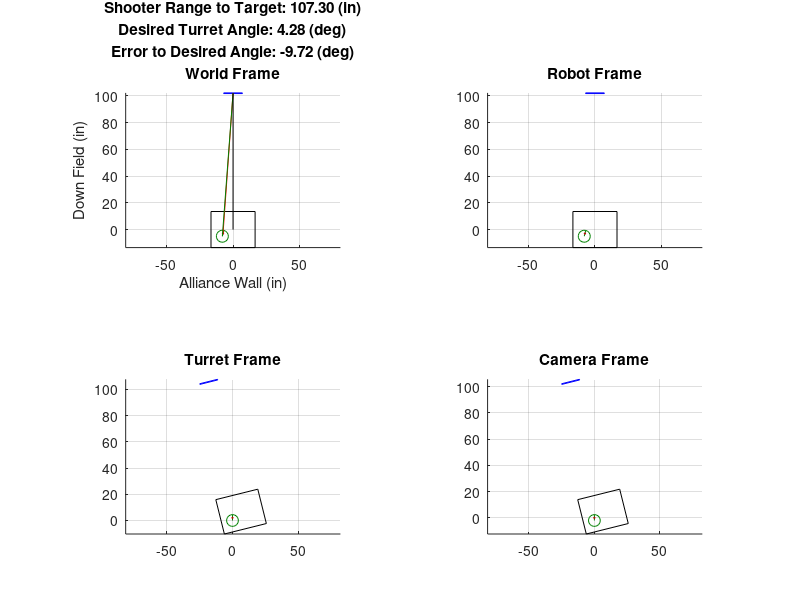

The MATLAB source for this figure:
%% These routines illustrates the mapping of camera detections into the world coordinate frame
% @author AJN

function IllustrateCoordinateTransforms
    %% Define the robot information
    robot = struct('pos', [0, 00],...        % in [DR, CR]
                   'yaw', 0 * pi/180,...    % rad
                   'size', [27 33]);        % in [length, width]

    turret = struct('pos', [-5, -8],...      % in [DR, CR]   (translation from robot base pos
                    'yaw', 14 * pi/180,...   % rad (rotation from robot base yaw)
                    'size', 4.5);           % in radius of turret

    camera = struct('pos', [2, 0],...   % in [DR, CR] (translation from turret pos)
                    'yaw', 0 * pi/180,...   % rad (rotation of camera pointing direction from turret forward direction)
                    'size', [0.5, 1]);      % in [length, width]

	%% Define the target information
    target = struct('pos', [102 0],...             % in [DR, CR]
                    'yaw', 0* pi/180,...           % rad
                    'size', [0.5, 2 + 12 +2]);      % in [length, width]
                
	%% Create the figure to draw evertying on
    hf = clf(figure(1));
    ax(1) = subplot(2,2,1, 'Parent', hf);
    xlabel('Alliance Wall (in)')
    ylabel('Down Field (in)');
    
    ax(2) = subplot(2,2,2, 'Parent', hf);
    title(ax(2), 'Robot Frame');
    
    ax(3) = subplot(2,2,3, 'Parent', hf);
    title(ax(3), 'Turret Frame');
    
    ax(4) = subplot(2,2,4, 'Parent', hf);
    title(ax(4), 'Camera Frame');
    
    for n = 1:length(ax)
        hold(ax(n), 'all');
        grid(ax(n), 'on');
        axis(ax(n), 'equal');
    end
    
    %% Draw the robot
	[r,t,c] = DrawScene(ax(1), robot, turret, camera);
    DrawRobotFrame(ax(2), robot, turret, camera, target);
    DrawTurretFrame(ax(3), robot, turret, camera, target);
    DrawCameraFrame(ax(4), robot, turret, camera, target);
    
    %% Draw the target
    tgt = DrawTarget(ax, target);
    
    %% Draw a ray from the origin of the 3 coordinate frames to the target
    plot(ax(1), [c(2) tgt(2)], [c(1) tgt(1)], 'r')
    plot(ax(1), [t(2) tgt(2)], [t(1) tgt(1)], 'Color', [0 0.5 0])
    plot(ax(1), [r(2) tgt(2)], [r(1) tgt(1)], 'k')
        
    %% Compute the measurements from the camera to the target
    dP = tgt - c;
    range = norm(dP);
    angle = wrapPi(atan2(dP(2), dP(1)) - (camera.yaw + turret.yaw + robot.yaw));
    
%     str = {sprintf('Range to Target: %0.2f (in)', range),...
%            sprintf('Angle to Target: %0.2f (deg)', angle*180/pi),...
%            'World Frame'};
% 	title(ax(1), str)
    
    %% Get the world coord of the target based on the measurement
    tgtX_inCamFrame = range*cos(angle);
    tgtY_inCamFrame = range*sin(angle);
    [tgtX, tgtY] = rotateFrom(tgtX_inCamFrame, tgtY_inCamFrame, camera);
    [tgtX, tgtY] = rotateFrom(tgtX, tgtY, turret);
    [tgtX, tgtY] = rotateFrom(tgtX, tgtY, robot);
    
    error = norm( tgt - [tgtX tgtY]);
    fprintf('Mapping position error: %0.2f (in)\n', error);
    
    %% Convert the target position into the turret frame
    [tgtX_inTurtFrame, tgtY_inTurtFrame] = rotateTo(tgtX, tgtY, robot);
    [tgtX_inTurtFrame, tgtY_inTurtFrame] = rotateTo(tgtX_inTurtFrame, tgtY_inTurtFrame, turret);
    
    turretRangeToTarget = norm([tgtX_inTurtFrame, tgtY_inTurtFrame]);
    turretAngleToTarget = atan2(tgtY_inTurtFrame, tgtX_inTurtFrame);
    
    dP = tgt - t;
    gtTurretAngle = wrapPi(atan2(dP(2), dP(1)) - (turret.yaw + robot.yaw));
    fprintf('Desired Turret Angle Error: %0.2f (deg)\n', (turretAngleToTarget - gtTurretAngle) * 180/pi)
        
    
    str = {sprintf('Shooter Range to Target: %0.2f (in)', turretRangeToTarget),...
           sprintf('Desired Turret Angle: %0.2f (deg)', ((turretAngleToTarget + turret.yaw))*180/pi),...
           sprintf('Error to Desired Angle: %0.2f (deg)', ((turretAngleToTarget + turret.yaw) -turret.yaw)*180/pi),...
           'World Frame'};
	title(ax(1), str)
    
    
end

function [r, t, c] = DrawScene(ax, robot, turret, camera)
    
    % Draw a square for the robot base
    baseX = robot.size(1)*[1/2 1/2 -1/2 -1/2 1/2];
    baseY = robot.size(2)*[1/2 -1/2 -1/2 1/2 1/2];
    
    [robotX, robotY] = rotateFrom(baseX, baseY, robot);
    r = robot.pos;
    
    plot(ax(1), robotY, robotX, 'k');

    % Draw a circle for the turret
    ang = linspace(0, 2*pi, 20);
    baseX = turret.size*[0 cos(ang)];
    baseY = turret.size*[0 sin(ang)];
    
    [tXinRobotFrame, tYinRobotFrame] = rotateFrom(baseX, baseY, turret);
    
    [turretX, turretY] = rotateFrom(tXinRobotFrame, tYinRobotFrame, robot);
    [t(1), t(2)] = rotateFrom(turret.pos(1), turret.pos(2), robot);
    
    plot(ax(1), turretY, turretX, 'Color', [0 0.5 0]);
    
    % Draw a square for the camera
    baseX = camera.size(1)*[1/2 1/2 -1/2 -1/2 1/2 nan [1/2 1/2 0 0 1/2]+1/2];
    baseY = camera.size(2)*[1/2 -1/2 -1/2 1/2 1/2 nan 1/5 -1/5 -1/5 1/5 1/5];
    
    [cXinTurretFrame, cYinTurretFrame] = rotateFrom(baseX, baseY, camera);
    
    [cXinRobotFrame, cYinRobotFrame] = rotateFrom(cXinTurretFrame, cYinTurretFrame, turret);
    
    [cameraX, cameraY] = rotateFrom(cXinRobotFrame, cYinRobotFrame, robot);
    [c(1), c(2)] = rotateFrom(camera.pos(1), camera.pos(2), turret);
    [c(1), c(2)] = rotateFrom(c(1), c(2), robot);
    
    plot(ax(1), cameraY, cameraX, 'Color', [0.75 0 0]);
    
end

function DrawRobotFrame(ax, robot, turret, camera, target)
    
    % Draw a square for the robot base
    baseX = robot.size(1)*[1/2 1/2 -1/2 -1/2 1/2];
    baseY = robot.size(2)*[1/2 -1/2 -1/2 1/2 1/2];
    
    plot(ax(1), baseY, baseX, 'k');

    % Draw a circle for the turret
    ang = linspace(0, 2*pi, 20);
    baseX = turret.size*[0 cos(ang)];
    baseY = turret.size*[0 sin(ang)];
    
    [turretX, turretY] = rotateFrom(baseX, baseY, turret);
    
    plot(ax(1), turretY, turretX, 'Color', [0 0.5 0]);
    
    % Draw a square for the camera
    baseX = camera.size(1)*[1/2 1/2 -1/2 -1/2 1/2 nan [1/2 1/2 0 0 1/2]+1/2];
    baseY = camera.size(2)*[1/2 -1/2 -1/2 1/2 1/2 nan 1/5 -1/5 -1/5 1/5 1/5];
    
    [cXinTurretFrame, cYinTurretFrame] = rotateFrom(baseX, baseY, camera);
    
    [cameraX, cameraY] = rotateFrom(cXinTurretFrame, cYinTurretFrame, turret);
    
    plot(ax(1), cameraY, cameraX, 'Color', [0.75 0 0]);
    
    % Draw the target
    baseX = target.size(1)*[1/2 1/2 -1/2 -1/2 1/2];
    baseY = target.size(2)*[1/2 -1/2 -1/2 1/2 1/2];
    
    [targetX, targetY] = rotateFrom(baseX, baseY, target);
    
    [targetX, targetY] = rotateTo(targetX, targetY, robot);
    plot(ax, targetY, targetX, 'b');
    
end

function DrawTurretFrame(ax, robot, turret, camera, target)
    
    % Draw a square for the robot base
    baseX = robot.size(1)*[1/2 1/2 -1/2 -1/2 1/2];
    baseY = robot.size(2)*[1/2 -1/2 -1/2 1/2 1/2];
    
%     [robotX, robotY] = rotateFrom(baseX, baseY, robot);
    [robotX, robotY] = rotateTo(baseX, baseY, turret);
    
    plot(ax(1), robotY, robotX, 'k');

    % Draw a circle for the turret
    ang = linspace(0, 2*pi, 20);
    baseX = turret.size*[0 cos(ang)];
    baseY = turret.size*[0 sin(ang)];
    
    plot(ax(1), baseY, baseX, 'Color', [0 0.5 0]);
    
    % Draw a square for the camera
    baseX = camera.size(1)*[1/2 1/2 -1/2 -1/2 1/2 nan [1/2 1/2 0 0 1/2]+1/2];
    baseY = camera.size(2)*[1/2 -1/2 -1/2 1/2 1/2 nan 1/5 -1/5 -1/5 1/5 1/5];
    
    [cameraX, cameraY] = rotateFrom(baseX, baseY, camera);
    
    plot(ax(1), cameraY, cameraX, 'Color', [0.75 0 0]);
    
    % Draw the target
    baseX = target.size(1)*[1/2 1/2 -1/2 -1/2 1/2];
    baseY = target.size(2)*[1/2 -1/2 -1/2 1/2 1/2];
    
    [targetX, targetY] = rotateFrom(baseX, baseY, target);
    [targetX, targetY] = rotateTo(targetX, targetY, robot);
    [targetX, targetY] = rotateTo(targetX, targetY, turret);
    
    plot(ax, targetY, targetX, 'b');
    
end

function DrawCameraFrame(ax, robot, turret, camera, target)
    
    % Draw a square for the robot base
    baseX = robot.size(1)*[1/2 1/2 -1/2 -1/2 1/2];
    baseY = robot.size(2)*[1/2 -1/2 -1/2 1/2 1/2];
    
%     [robotX, robotY] = rotateFrom(baseX, baseY, robot);
    [robotX, robotY] = rotateTo(baseX, baseY, turret);
    [robotX, robotY] = rotateTo(robotX, robotY, camera);
    
    plot(ax(1), robotY, robotX, 'k');

    % Draw a circle for the turret
    ang = linspace(0, 2*pi, 20);
    baseX = turret.size*[0 cos(ang)];
    baseY = turret.size*[0 sin(ang)];
    
    [turretX, turretY] = rotateTo(baseX, baseY, camera);
    
    plot(ax(1), turretY, turretX, 'Color', [0 0.5 0]);
    
    % Draw a square for the camera
    baseX = camera.size(1)*[1/2 1/2 -1/2 -1/2 1/2 nan [1/2 1/2 0 0 1/2]+1/2];
    baseY = camera.size(2)*[1/2 -1/2 -1/2 1/2 1/2 nan 1/5 -1/5 -1/5 1/5 1/5];
    
    plot(ax(1), baseY, baseX, 'Color', [0.75 0 0]);
    
    % Draw the target
    baseX = target.size(1)*[1/2 1/2 -1/2 -1/2 1/2];
    baseY = target.size(2)*[1/2 -1/2 -1/2 1/2 1/2];
    
    [targetX, targetY] = rotateFrom(baseX, baseY, target);
    [targetX, targetY] = rotateTo(targetX, targetY, robot);
    [targetX, targetY] = rotateTo(targetX, targetY, turret);
    [targetX, targetY] = rotateTo(targetX, targetY, camera);
    
    plot(ax, targetY, targetX, 'b');
    
end

function tgt = DrawTarget(ax, target)
     % Draw the 2 squares for the gear target
    baseX = target.size(1)*[1/2 1/2 -1/2 -1/2 1/2];
    baseY = target.size(2)*[1/2 -1/2 -1/2 1/2 1/2];
    %baseX = target.size(1)*[1/2 1/2 -1/2 -1/2 1/2 nan 1/2 1/2 -1/2 -1/2 1/2];
    %baseY = target.size(2)*[1/2 1/2 1/2 1/2 1/2 nan -1/2 -1/2 -1/2 -1/2 -1/2] - [2 0 0 2 2 nan 0 -2 -2 0 0];
    
    [targetX, targetY] = rotateFrom(baseX, baseY, target);
    tgt = target.pos;
    
    plot(ax(1), targetY, targetX, 'b');
end

function [newX, newY] = rotateFrom(x,y, frame)
    newX = x*cos(frame.yaw) - y*sin(frame.yaw) + frame.pos(1);
    newY = x*sin(frame.yaw) + y*cos(frame.yaw) + frame.pos(2);
end

function [newX, newY] = rotateTo(x,y, frame)
    x = x - frame.pos(1);
    y = y - frame.pos(2);
    newX = x*cos(frame.yaw) + y*sin(frame.yaw);
    newY = -x*sin(frame.yaw) + y*cos(frame.yaw);
end

function y = wrapPi(x)
    y = x - sign(x)*2*pi.*fix((abs(x)+pi)/(2*pi));
end